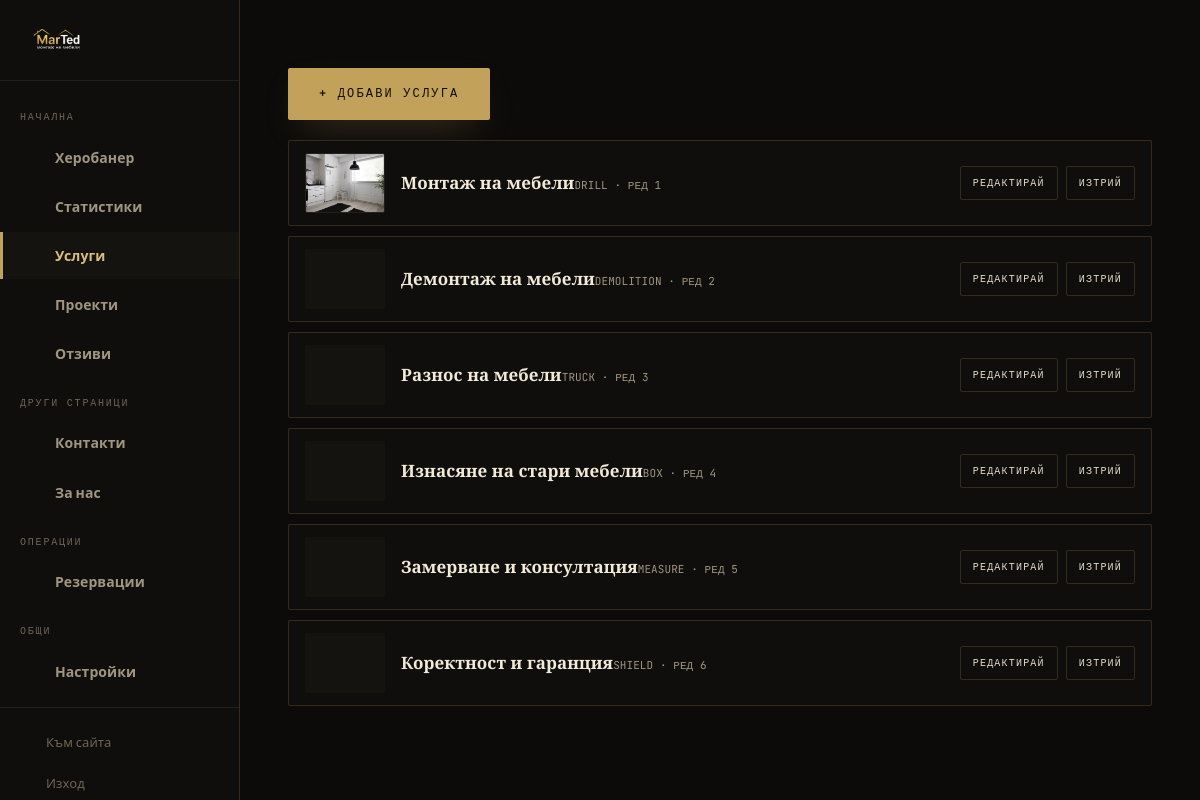
Page /admin/services.php (signed in) on the committed database.
### tables this page shows
CREATE TABLE IF NOT EXISTS services (
  id INT AUTO_INCREMENT PRIMARY KEY, title VARCHAR(255), stext TEXT, icon VARCHAR(60), image VARCHAR(500), sort_order INT DEFAULT 0
);

### inc/db.php (called while the page is built, shortened)
<?php
function config() { static $c; if ($c === null) $c = require __DIR__ . '/config.php'; return $c; }
function db() {
    static $pdo = null;
    if ($pdo !== null) return $pdo;
    $cfg = config()['db'];
    if ($cfg['driver'] === 'sqlite') {
        $path = $cfg['sqlite_path'];
        $dir = dirname($path);
        if (!is_dir($dir)) @mkdir($dir, 0775, true);
        $pdo = new PDO('sqlite:' . $path);
        $pdo->exec('PRAGMA journal_mode=WAL; PRAGMA foreign_keys=ON;');
    } else {
        $m = $cfg['mysql'];
        $dsn = "mysql:host={$m['host']};dbname={$m['name']};charset={$m['charset']}";
        $pdo = new PDO($dsn, $m['user'], $m['pass'], [
            PDO::ATTR_ERRMODE => PDO::ERRMODE_EXCEPTION,
            PDO::ATTR_DEFAULT_FETCH_MODE => PDO::FETCH_ASSOC,
        ]);
        return $pdo;
    }
    $pdo->setAttribute(PDO::ATTR_ERRMODE, PDO::ERRMODE_EXCEPTION);
    $pdo->setAttribute(PDO::ATTR_DEFAULT_FETCH_MODE, PDO::FETCH_ASSOC);
    return $pdo;
}

### inc/functions.php (called while the page is built, shortened)
<?php
require_once __DIR__ . '/db.php';
function e($s) { return htmlspecialchars((string)$s, ENT_QUOTES, 'UTF-8'); }

### admin/services.php (the view, shortened to what this page needs)
<?php
require_once __DIR__ . '/../inc/functions.php';
require_once __DIR__ . '/../inc/icons.php';
$editing = null;
$svcList = db()->query("SELECT * FROM services ORDER BY sort_order ASC, id ASC")->fetchAll();
$iconOptions = ['drill','demolition','truck','box','measure','shield','pin','clock','phone','calendar','check','arrow','users','mail'];
require __DIR__ . '/../inc/admin-header.php';
?>
<?php if ($editing): ?>
<div class="adminTabs"><button class="active" onclick="void(0)">Основно</button></div>
<form method="POST" enctype="multipart/form-data" class="adminForm">
  <div class="projFormHead"><span class="eyebrow eyebrow-line"><?= $editing['id']?'Редакция':'Нова услуга' ?></span><a href="services.php" class="linkBtn">&larr; Назад</a></div>
  <input type="hidden" name="id" value="<?= e($editing['id']) ?>">
  <div><label>Заглавие *</label><input name="title" value="<?= e($editing['title']) ?>" placeholder="Монтаж на мебели"></div>
  <div><label>Описание</label><textarea name="stext" rows="3" placeholder="Монтаж на кухни..."><?= e($editing['stext']) ?></textarea></div>
  <div class="formRow">
    <div><label>Иконка</label><select name="icon"><?php foreach($iconOptions as $ic): ?><option value="<?= $ic ?>" <?= $editing['icon']===$ic?'selected':'' ?>><?= $ic ?></option><?php endforeach; ?></select></div>
    <div><label>Ред</label><input name="sort_order" type="number" value="<?= e($editing['sort_order']) ?>"></div>
  </div>
  <div><label>Снимка (по желание)</label>
    <?php if (!empty($editing['image'])): ?><img src="<?= e($editing['image']) ?>" style="max-height:80px;border-radius:4px;margin-bottom:8px"><?php endif; ?>
    <input type="hidden" name="image_existing" value="<?= e($editing['image']) ?>">
    <input type="file" name="image_file" accept="image/*">
  </div>
  <button class="btn btn-primary btn-block" type="submit"><?= $editing['id']?'Запази':'Добави' ?></button>
  <?php if (!empty($formErr)): ?><p class="formMsg err"><?= e($formErr) ?></p><?php endif; ?>
</form>
<?php else: ?>
<div style="margin-top:20px"><a href="services.php?edit=new" class="btn btn-primary">+ Добави услуга</a></div>
<div class="adminList">
  <?php foreach ($svcList as $svc): ?>
  <div class="adminRow">
    <?php if ($svc['image']): ?><img src="<?= e($svc['image']) ?>" alt=""><?php else: ?><div style="width:80px;height:60px;display:grid;place-items:center;background:var(--bg-3);border-radius:var(--radius)"><?= icon($svc['icon']) ?></div><?php endif; ?>
    <div class="adminRowInfo"><strong><?= e($svc['title']) ?></strong><span><?= e($svc['icon']) ?> · ред <?= e($svc['sort_order']) ?></span></div>
    <div class="adminRowActions"><a href="services.php?edit=<?= $svc['id'] ?>">Редактирай</a><a href="services.php?delete=<?= $svc['id'] ?>" onclick="return confirm('Изтриване?')" class="del">Изтрий</a></div>
  </div>
  <?php endforeach; ?>
</div>
<?php endif; ?>
<?php require __DIR__ . '/../inc/admin-footer.php'; ?>

### inc/icons.php (shortened to what this page needs)
<?php
function icon(string $name, string $cls = 'icon'): string {
    $inner = $p[$name] ?? '';
    return '<svg width="24" height="24" viewBox="0 0 24 24" fill="none" xmlns="http://www.w3.org/2000/svg" class="'.$cls.'" aria-hidden="true">'.$inner.'</svg>';
}

### assets/css/style.css (style rules this page uses)
:root { --font-serif:'Spectral', Georgia, serif;--font-sans:'Manrope', system-ui, sans-serif;--font-mono:'JetBrains Mono', monospace; --bg:#0c0b0a; --bg-2:#100e0c; --bg-3:#15130f; --bg-4:#1b1813; --ink:#f2ead9; --ink-2:#e4dcc9; --muted:#9f9580; --muted-2:#6e6553; --line:rgba(194,162,90,.20); --line-soft:rgba(242,234,217,.08); --line-strong:rgba(194,162,90,.40); --accent:#c2a25a; --accent-2:#d8bd7e; --accent-3:#a07f3a; --accent-soft:rgba(194,162,90,.10); --night:#070605; --container:1240px; --gutter:clamp(20px,5vw,64px); --radius:2px; --shadow:0 30px 80px -36px rgba(0,0,0,.85); --shadow-soft:0 18px 50px -30px rgba(0,0,0,.75); --shadow-gold:0 14px 38px -16px rgba(194,162,90,.40); }
* { box-sizing:border-box }
html { scroll-behavior:smooth;-webkit-text-size-adjust:100% }
body { margin:0;color:var(--ink);background:var(--bg) radial-gradient(150% 130% at 50% -12%,rgba(255,255,255,.024),transparent 55%);font-family:var(--font-sans);font-size:16px;line-height:1.65;letter-spacing:.005em;-webkit-font-smoothing:antialiased;text-rendering:optimizeLegibility;overflow-x:hidden }
img { display:block;max-width:100% }
a { color:inherit;text-decoration:none }
.btn { display:inline-flex;align-items:center;gap:12px;min-height:52px;padding:0 30px;border:1px solid transparent;border-radius:var(--radius);font-family:var(--font-mono);font-size:12px;font-weight:500;letter-spacing:.18em;text-transform:uppercase;cursor:pointer;transition:transform .28s ease,background .28s ease,color .28s ease,border-color .28s ease,box-shadow .28s ease }
.btn-primary { background:var(--accent);color:#100d08;box-shadow:var(--shadow-gold) }

### assets/css/admin.css (style rules this page uses)
.adminBody { background:var(--bg);color:var(--ink);font-family:var(--font-sans) }
.adminNav a .icon { width:20px;height:20px;flex:0 0 auto;color:var(--muted) }
.adminNav a.active .icon { color:var(--accent-2) }
.adminSidebarLink .icon { width:16px;height:16px }
.adminList { display:grid;gap:10px;margin-top:20px }
.adminRow { display:grid;grid-template-columns:80px 1fr auto;gap:16px;align-items:center;background:var(--bg-2);border:1px solid var(--line);border-radius:var(--radius);padding:12px 16px }
.adminRow img { width:80px;height:60px;object-fit:cover;border-radius:var(--radius);border:1px solid var(--line-soft) }
.adminRowInfo strong { font-family:var(--font-serif);font-size:17px }
.adminRowInfo span { font-family:var(--font-mono);font-size:11px;text-transform:uppercase;color:var(--muted) }
.adminRowActions { display:flex;gap:8px }
.adminRowActions a,.adminRowActions button { font-family:var(--font-mono);font-size:10px;letter-spacing:.12em;text-transform:uppercase;padding:8px 12px;border:1px solid var(--line);border-radius:var(--radius);background:transparent;color:var(--ink-2);cursor:pointer;text-decoration:none;transition:all .2s }

### rows in the picture
services: image (picture), title "Монтаж на мебели", icon "DRILL", sort_order "1"
services: title "Демонтаж на мебели", icon "DEMOLITION", sort_order "2"
services: title "Разнос на мебели", icon "TRUCK", sort_order "3"
services: title "Изнасяне на стари мебели", icon "BOX", sort_order "4"
services: title "Замерване и консултация", icon "MEASURE", sort_order "5"
services: title "Коректност и гаранция", icon "SHIELD", sort_order "6"

### other values in the picture
$groupLabel "НАЧАЛНА"
$item['label'] "Херобанер"
$item['label'] "Статистики"
$item['label'] "Услуги"
$item['label'] "Проекти"
$item['label'] "Отзиви"
$groupLabel "ДРУГИ СТРАНИЦИ"
$item['label'] "Контакти"
$item['label'] "За нас"
$groupLabel "ОПЕРАЦИИ"
$item['label'] "Резервации"
$groupLabel "ОБЩИ"
$item['label'] "Настройки"
